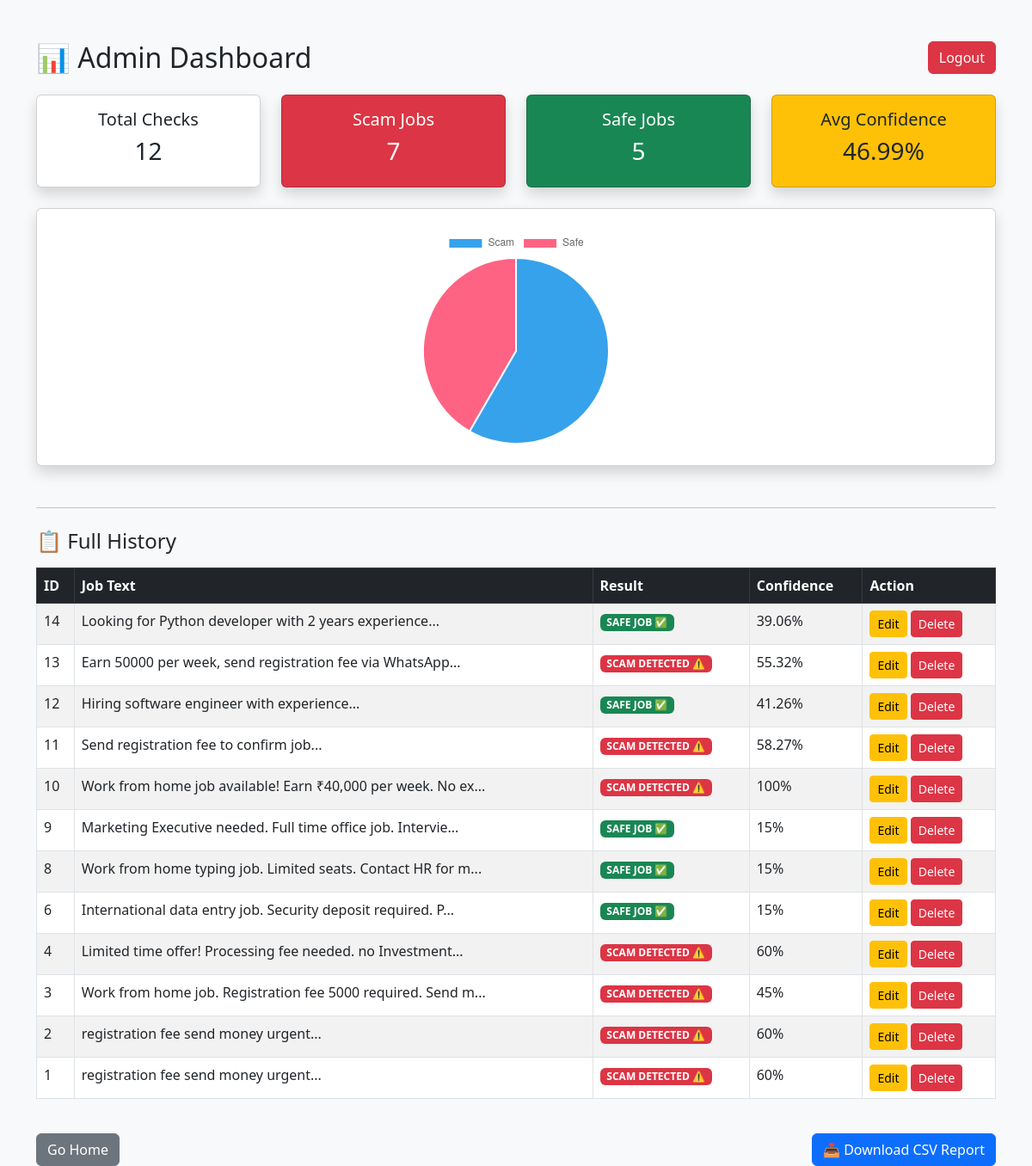
/admin (signed in), run on the app's committed database.
### tables this page shows
CREATE TABLE history (
            id INTEGER PRIMARY KEY AUTOINCREMENT,
            text TEXT,
            result TEXT,
            confidence INTEGER,
            created_at TEXT
        );

### app.py (the view)
@app.route("/admin")
def admin():
    if not session.get("admin"):
        return redirect(url_for("login"))
    conn = sqlite3.connect("history.db")
    cursor = conn.cursor()
    cursor.execute("SELECT * FROM history ORDER BY id DESC")
    rows = cursor.fetchall()
    total = len(rows)
    scam = len([r for r in rows if "SCAM" in r[2]])
    safe = len([r for r in rows if "SAFE" in r[2]])
    avg_conf = round(sum(r[3] for r in rows) / total, 2) if total > 0 else 0
    conn.close()
    return render_template("admin.html",
                           rows=rows,
                           total=total,
                           scam=scam,
                           safe=safe,
                           avg_conf=avg_conf)

### templates/admin.html (shortened to what this page needs)
<!DOCTYPE html>
<html>
<head>
    <link href="https://cdn.jsdelivr.net/npm/bootstrap@5.3.0/dist/css/bootstrap.min.css" rel="stylesheet">
</head>
<body class="bg-light">
<div class="container mt-5">
    <h2 class="mb-4">
        📊 Admin Dashboard
        <a href="/logout" class="btn btn-danger float-end">Logout</a>
    </h2>
    <div class="row text-center mb-4">
        <div class="col-md-3">
            <div class="card p-3 shadow">
                <h5>Total Checks</h5>
                <h3>{{ total }}</h3>
            </div>
        </div>
        <div class="col-md-3">
            <div class="card p-3 shadow bg-danger text-white">
                <h5>Scam Jobs</h5>
                <h3>{{ scam }}</h3>
            </div>
        </div>
        <div class="col-md-3">
            <div class="card p-3 shadow bg-success text-white">
                <h5>Safe Jobs</h5>
                <h3>{{ safe }}</h3>
            </div>
        </div>
        <div class="col-md-3">
            <div class="card p-3 shadow bg-warning">
                <h5>Avg Confidence</h5>
                <h3>{{ avg_conf }}%</h3>
            </div>
        </div>
    </div>
    <div class="card p-4 shadow d-flex justify-content-center align-items-center">
        <div style="width: 250px;">
            <canvas id="myChart"></canvas>
        </div>
    </div>
    <hr class="mt-5">
    <h4 class="mt-4">📋 Full History</h4>
    <div class="table-responsive mt-3">
        <table class="table table-bordered table-striped">
            <thead class="table-dark">
                <tr>
                    <th>ID</th>
                    <th>Job Text</th>
                    <th>Result</th>
                    <th>Confidence</th>
                    <th>Action</th>
                </tr>
            </thead>
            <tbody>
                {% for row in rows %}
                <tr>
                    <td>{{ row[0] }}</td>
                    <td>{{ row[1][:60] }}...</td>
                    <td>
                        {% if "SCAM" in row[2] %}
                            <span class="badge bg-danger">{{ row[2] }}</span>
                        {% else %}
                            <span class="badge bg-success">{{ row[2] }}</span>
                        {% endif %}
                    </td>
                    <td>{{ row[3] }}%</td>
                    <td>
                        <a href="/edit/{{ row[0] }}"
                           class="btn btn-sm btn-warning">
                           Edit
                        </a>
                        <a href="/delete/{{ row[0] }}"
                           class="btn btn-sm btn-danger"
                           onclick="return confirm('Are you sure you want to delete this entry?')">
                           Delete
                        </a>
                    </td>
                </tr>
                {% endfor %}
            </tbody>
        </table>
    </div>
    <div class="d-flex justify-content-between mt-4">
        <a href="/" class="btn btn-secondary">
            Go Home
        </a>
        <a href="/export" class="btn btn-primary">
            📥 Download CSV Report
        </a>
    </div>
</div>
<script>
const ctx = document.getElementById('myChart');
new Chart(ctx, {
    type: 'pie',
    data: {
        labels: ['Scam', 'Safe'],
        datasets: [{
            data: [{{ scam }}, {{ safe }}],
        }]
    }
});
</script>
</body>
</html>

### data on the page
history: id "14", text "Looking for Python developer with 2 years experience", result "SAFE JOB ✅", confidence "39.06"
history: id "13", text "Earn 50000 per week, send registration fee via WhatsApp", result "SCAM DETECTED ⚠️", confidence "55.32"
history: id "12", text "Hiring software engineer with experience", result "SAFE JOB ✅", confidence "41.26"
history: id "11", text "Send registration fee to confirm job", result "SCAM DETECTED ⚠️", confidence "58.27"
history: id "10", text "Work from home job available! Earn ₹40,000 per week. No ex", result "SCAM DETECTED ⚠️", confidence "100"
history: id "9", text "Marketing Executive needed. Full time office job. Intervie", result "SAFE JOB ✅", confidence "15"
history: id "8", text "Work from home typing job. Limited seats. Contact HR for m", result "SAFE JOB ✅", confidence "15"
history: id "6", text "International data entry job. Security deposit required. P", result "SAFE JOB ✅", confidence "15"
history: id "4", text "Limited time offer! Processing fee needed. no Investment", result "SCAM DETECTED ⚠️", confidence "60"
history: id "3", text "Work from home job. Registration fee 5000 required. Send m", result "SCAM DETECTED ⚠️", confidence "45"
history: id "2", text "registration fee send money urgent", result "SCAM DETECTED ⚠️", confidence "60"
history: id "1", text "registration fee send money urgent", result "SCAM DETECTED ⚠️", confidence "60"

### other printed values
{{ total }} "12"
{{ scam }} "7"
{{ safe }} "5"
{{ avg_conf }} "46.99"
chart data {{ scam }} 7
chart data {{ safe }} 5
